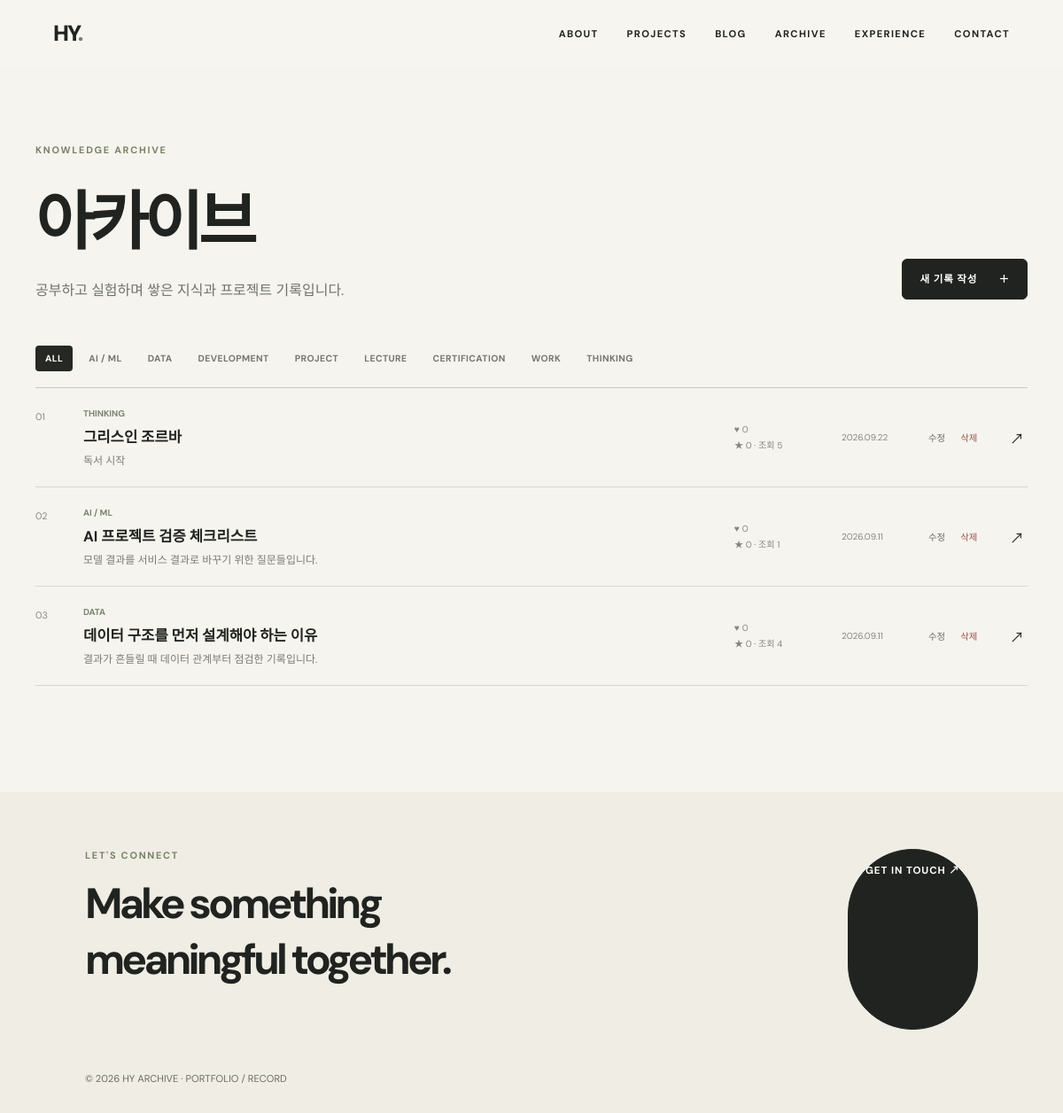
Page /archive on the earlier database version.
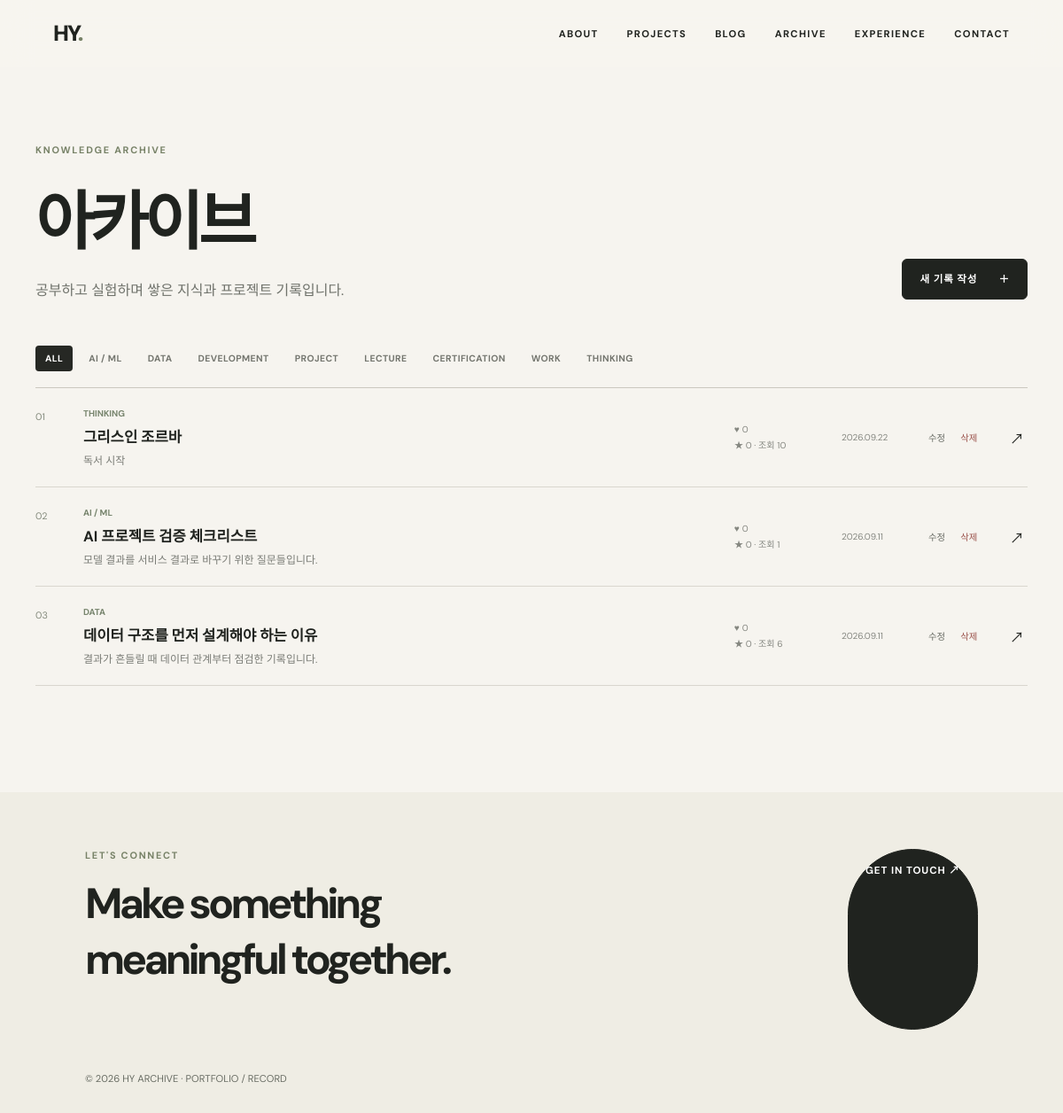
Same page on the later database version.
### models.py (models this page shows)
class TimestampMixin:
    created_at = db.Column(db.DateTime, default=datetime.utcnow)
    updated_at = db.Column(db.DateTime, default=datetime.utcnow, onupdate=datetime.utcnow)

class Archive(TimestampMixin, db.Model):
    id = db.Column(db.Integer, primary_key=True)
    title = db.Column(db.String(200), nullable=False)
    category = db.Column(db.String(80), nullable=False)
    summary = db.Column(db.Text)
    content = db.Column(db.Text)
    content_type = db.Column(db.String(40), default="archive", nullable=False)
    tags = db.Column(db.String(400))
    thumbnail = db.Column(db.String(400))
    source_type = db.Column(db.String(80))
    source_url = db.Column(db.String(400))
    is_featured = db.Column(db.Boolean, default=False, nullable=False)
    is_pinned = db.Column(db.Boolean, default=False, nullable=False)
    view_count = db.Column(db.Integer, default=0, nullable=False)
    like_count = db.Column(db.Integer, default=0, nullable=False)
    recommendation_count = db.Column(db.Integer, default=0, nullable=False)
    comments = db.relationship("RecordComment", backref="record", cascade="all, delete-orphan", lazy=True)

### app.py (the view)
@app.route("/archive")
def archive():
    category = request.args.get("category", "ALL")
    query = Archive.query.filter_by(content_type="archive").order_by(Archive.created_at.desc())
    if category != "ALL": query = query.filter_by(category=category)
    return render_template("archive/list.html", archives=query.all(), category=category)

### app.py (called while the page is built)
@app.context_processor
def globals_for_templates():
    return {"profile": Profile.query.first(), "project_count": Project.query.count(), "archive_count": Archive.query.filter_by(content_type="archive").count(), "skill_count": Skill.query.count(), "blog_categories": BLOG_CATEGORIES, "archive_categories": ARCHIVE_CATEGORIES}

@app.before_request
def protect_admin():
    if request.path.startswith("/admin") and request.endpoint != "admin_login" and not session.get("admin"): return redirect(url_for("admin_login"))

### templates/archive/list.html (shortened to what this page needs)
{% extends 'base.html' %}
{% block body_class %}records-page record-list-page{% endblock %}
{% block head %}<link rel="stylesheet" href="{{ url_for('static', filename='css/records.css') }}">{% endblock %}
{% block content %}
<main class="records-index">
  <header class="records-header">
    <div><p class="eyebrow">KNOWLEDGE ARCHIVE</p><h1>아카이브</h1><p>공부하고 실험하며 쌓은 지식과 프로젝트 기록입니다.</p></div>
    <a class="button dark" href="{{ url_for('new_record', type='archive') }}">새 기록 작성 <span>＋</span></a>
  </header>
  <nav class="record-filters" aria-label="아카이브 필터">
    <a class="{% if category == 'ALL' %}active{% endif %}" href="{{ url_for('archive') }}">ALL</a>
    {% for cat in archive_categories %}<a class="{% if category == cat %}active{% endif %}" href="{{ url_for('archive', category=cat) }}">{{ cat }}</a>{% endfor %}
  </nav>
  <section class="records-table">
    {% for item in archives %}
    <article class="record-row">
      <span class="row-number">{{ '%02d'|format(loop.index) }}</span>
      <span class="row-content"><small>{% if item.is_pinned %}PINNED · {% endif %}{{ item.category }}</small><strong><a href="{{ url_for('archive_detail', archive_id=item.id) }}">{{ item.title }}</a></strong>{% if item.summary %}<span>{{ item.summary }}</span>{% endif %}</span>
      <span class="row-stats">♥ {{ item.like_count }}<br>★ {{ item.recommendation_count }} · 조회 {{ item.view_count }}</span>
      <time>{{ item.created_at.strftime('%Y.%m.%d') }}</time>
      <span class="row-actions"><a href="{{ url_for('edit_record', record_id=item.id) }}">수정</a><form method="post" action="{{ url_for('delete_record', record_id=item.id) }}" onsubmit="return confirm('이 기록을 삭제할까요? 삭제 후에는 복구할 수 없습니다.');"><button type="submit">삭제</button></form></span>
      <a class="row-arrow" href="{{ url_for('archive_detail', archive_id=item.id) }}" aria-label="{{ item.title }} 상세 보기">↗</a>
    </article>
    {% else %}<div class="records-empty"><p>아직 아카이브 기록이 없습니다.</p><a class="button dark" href="{{ url_for('new_record', type='archive') }}">첫 기록 작성</a></div>{% endfor %}
  </section>
</main>
{% endblock %}

Differences in the rows shown:
changed Archive "그리스인 조르바": view_count "5" → "10"
changed Archive "데이터 구조를 먼저 설계해야 하는 이유": view_count "4" → "6"
